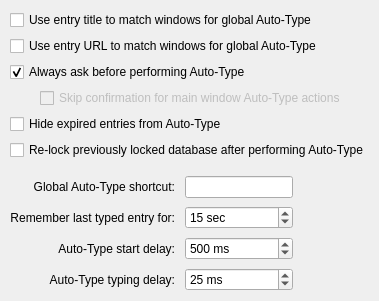
     <widget class="QWidget" name="tabAutotype">
      <attribute name="title">
       <string>Auto-Type</string>
      </attribute>
      <layout class="QVBoxLayout" name="verticalLayout_2">
       <property name="leftMargin">
        <number>10</number>
       </property>
       <property name="topMargin">
        <number>10</number>
       </property>
       <property name="rightMargin">
        <number>10</number>
       </property>
       <property name="bottomMargin">
        <number>10</number>
       </property>
       <item>
        <widget class="QCheckBox" name="autoTypeEntryTitleMatchCheckBox">
         <property name="text">
          <string>Use entry title to match windows for global Auto-Type</string>
         </property>
        </widget>
       </item>
       <item>
        <widget class="QCheckBox" name="autoTypeEntryURLMatchCheckBox">
         <property name="text">
          <string>Use entry URL to match windows for global Auto-Type</string>
         </property>
        </widget>
       </item>
       <item>
        <widget class="QCheckBox" name="autoTypeAskCheckBox">
         <property name="text">
          <string>Always ask before performing Auto-Type</string>
         </property>
         <property name="checked">
          <bool>true</bool>
         </property>
        </widget>
       </item>
       <item>
        <layout class="QHBoxLayout" name="autoTypeSkipMainWindowLayout">
         <property name="spacing">
          <number>0</number>
         </property>
         <item>
          <spacer name="autoTypeSkipMainWindowSpacer">
           <property name="orientation">
            <enum>Qt::Horizontal</enum>
           </property>
           <property name="sizeType">
            <enum>QSizePolicy::Fixed</enum>
           </property>
           <property name="sizeHint" stdset="0">
            <size>
             <width>30</width>
             <height>20</height>
            </size>
           </property>
          </spacer>
         </item>
         <item>
          <widget class="QCheckBox" name="autoTypeSkipMainWindowConfirmationCheckBox">
           <property name="enabled">
            <bool>false</bool>
           </property>
           <property name="text">
            <string>Skip confirmation for main window Auto-Type actions</string>
           </property>
           <property name="checked">
            <bool>false</bool>
           </property>
          </widget>
         </item>
        </layout>
       </item>
       <item>
        <widget class="QCheckBox" name="autoTypeHideExpiredEntryCheckBox">
         <property name="text">
          <string>Hide expired entries from Auto-Type</string>
         </property>
        </widget>
       </item>
       <item>
        <widget class="QCheckBox" name="autoTypeRelockDatabaseCheckBox">
         <property name="text">
          <string>Re-lock previously locked database after performing Auto-Type</string>
         </property>
        </widget>
       </item>
       <item>
        <spacer name="verticalSpacer_4">
         <property name="orientation">
          <enum>Qt::Vertical</enum>
         </property>
         <property name="sizeType">
          <enum>QSizePolicy::Fixed</enum>
         </property>
         <property name="sizeHint" stdset="0">
          <size>
           <width>20</width>
           <height>10</height>
          </size>
         </property>
        </spacer>
       </item>
       <item>
        <layout class="QGridLayout" name="gridLayout">
         <property name="horizontalSpacing">
          <number>10</number>
         </property>
         <property name="verticalSpacing">
          <number>8</number>
         </property>
         <item row="2" column="0">
          <widget class="QLabel" name="autoTypeStartDelayLabel">
           <property name="text">
            <string>Auto-Type start delay:</string>
           </property>
           <property name="alignment">
            <set>Qt::AlignRight|Qt::AlignTrailing|Qt::AlignVCenter</set>
           </property>
           <property name="buddy">
            <cstring>autoTypeStartDelaySpinBox</cstring>
           </property>
          </widget>
         </item>
         <item row="0" column="0">
          <widget class="QLabel" name="autoTypeShortcutLabel">
           <property name="text">
            <string>Global Auto-Type shortcut:</string>
           </property>
           <property name="alignment">
            <set>Qt::AlignRight|Qt::AlignTrailing|Qt::AlignVCenter</set>
           </property>
           <property name="buddy">
            <cstring>autoTypeShortcutWidget</cstring>
           </property>
          </widget>
         </item>
         <item row="2" column="1">
          <widget class="QSpinBox" name="autoTypeStartDelaySpinBox">
           <property name="sizePolicy">
            <sizepolicy hsizetype="Preferred" vsizetype="Fixed">
             <horstretch>0</horstretch>
             <verstretch>0</verstretch>
            </sizepolicy>
           </property>
           <property name="accessibleName">
            <string>Auto-type start delay milliseconds</string>
           </property>
           <property name="suffix">
            <string comment="Milliseconds"> ms</string>
           </property>
           <property name="prefix">
            <string/>
           </property>
           <property name="minimum">
            <number>100</number>
           </property>
           <property name="maximum">
            <number>10000</number>
           </property>
           <property name="singleStep">
            <number>100</number>
           </property>
           <property name="value">
            <number>500</number>
           </property>
          </widget>
         </item>
         <item row="3" column="0">
          <widget class="QLabel" name="autoTypeDelayLabel">
           <property name="text">
            <string>Auto-Type typing delay:</string>
           </property>
           <property name="alignment">
            <set>Qt::AlignRight|Qt::AlignTrailing|Qt::AlignVCenter</set>
           </property>
           <property name="buddy">
            <cstring>autoTypeDelaySpinBox</cstring>
           </property>
          </widget>
         </item>
         <item row="0" column="2">
          <spacer name="horizontalSpacer_6">
           <property name="orientation">
            <enum>Qt::Horizontal</enum>
           </property>
           <property name="sizeHint" stdset="0">
            <size>
             <width>0</width>
             <height>20</height>
            </size>
           </property>
          </spacer>
         </item>
         <item row="0" column="1">
          <widget class="ShortcutWidget" name="autoTypeShortcutWidget">
           <property name="sizePolicy">
            <sizepolicy hsizetype="Preferred" vsizetype="Fixed">
             <horstretch>0</horstretch>
             <verstretch>0</verstretch>
            </sizepolicy>
           </property>
           <property name="accessibleName">
            <string>Global auto-type shortcut</string>
           </property>
          </widget>
         </item>
         <item row="3" column="1">
          <widget class="QSpinBox" name="autoTypeDelaySpinBox">
           <property name="sizePolicy">
            <sizepolicy hsizetype="Preferred" vsizetype="Fixed">
             <horstretch>0</horstretch>
             <verstretch>0</verstretch>
            </sizepolicy>
           </property>
           <property name="accessibleName">
            <string>Auto-type character typing delay milliseconds</string>
           </property>
           <property name="suffix">
            <string comment="Milliseconds"> ms</string>
           </property>
           <property name="prefix">
            <string/>
           </property>
           <property name="maximum">
            <number>1000</number>
           </property>
           <property name="value">
            <number>25</number>
           </property>
          </widget>
         </item>
         <item row="1" column="0">
          <widget class="QLabel" name="autoTypeRetypeLabel">
           <property name="text">
            <string>Remember last typed entry for:</string>
           </property>
           <property name="alignment">
            <set>Qt::AlignRight|Qt::AlignTrailing|Qt::AlignVCenter</set>
           </property>
          </widget>
         </item>
         <item row="1" column="1">
          <widget class="QSpinBox" name="autoTypeRetypeTimeSpinBox">
           <property name="suffix">
            <string comment="Seconds"> sec</string>
           </property>
           <property name="minimum">
            <number>0</number>
           </property>
           <property name="maximum">
            <number>60</number>
           </property>
           <property name="value">
            <number>15</number>
           </property>
          </widget>
         </item>
        </layout>
       </item>
       <item>
        <spacer name="verticalSpacer_3">
         <property name="orientation">
          <enum>Qt::Vertical</enum>
         </property>
         <property name="sizeHint" stdset="0">
          <size>
           <width>20</width>
           <height>0</height>
          </size>
         </property>
        </spacer>
       </item>
      </layout>
     </widget>
